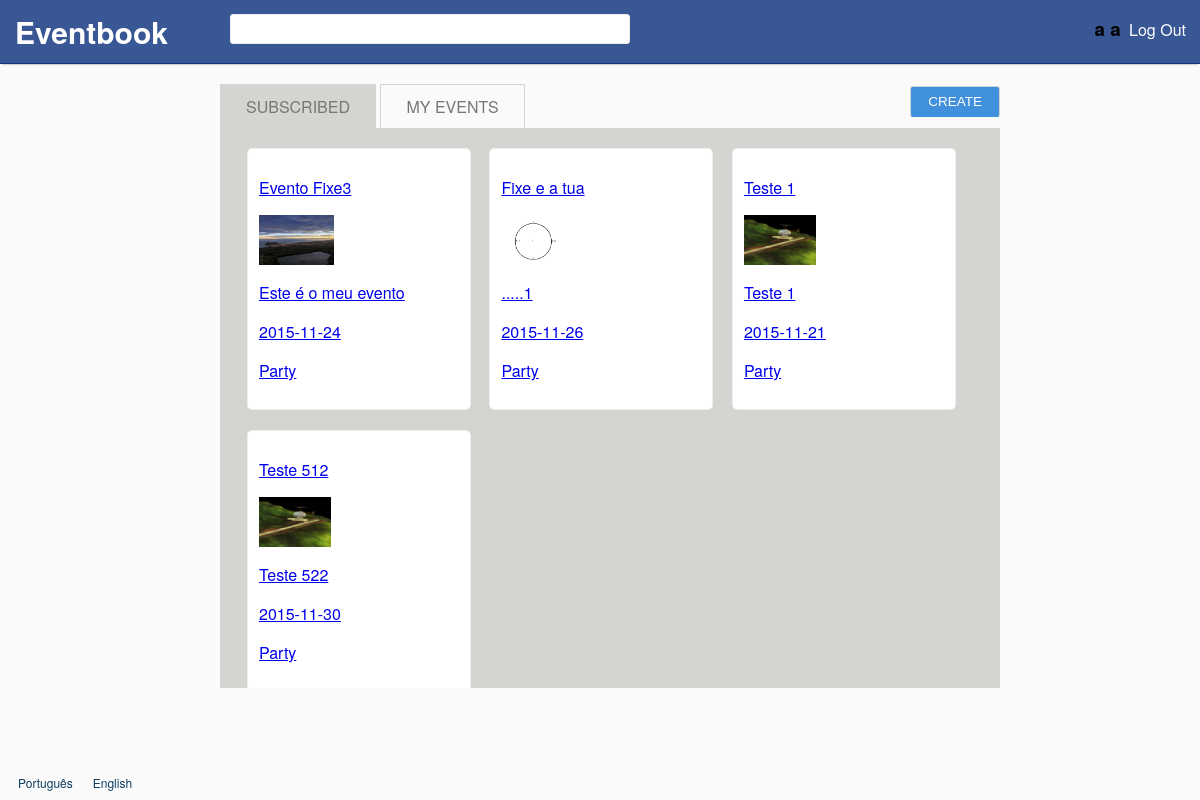
Before: / (signed in) with the older database file.
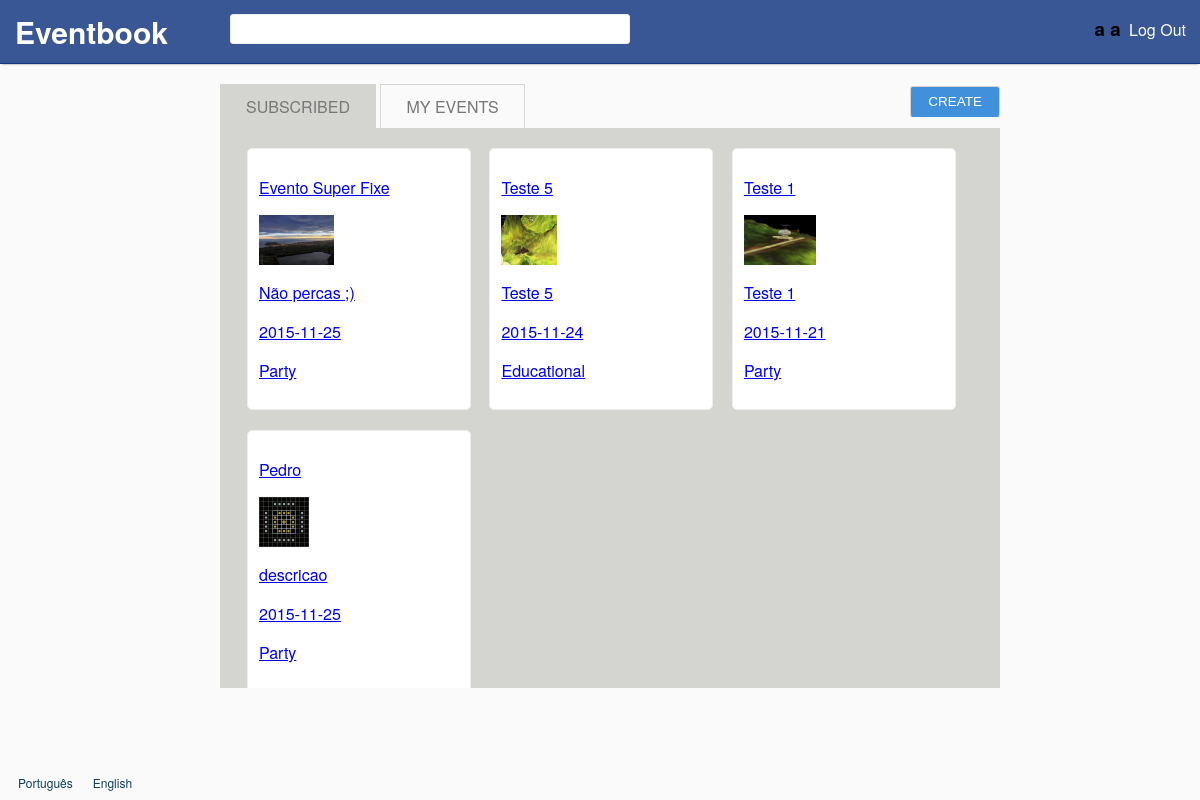
After: the same page with the newer database file.
### tables this page shows
CREATE TABLE events
(
	id INTEGER PRIMARY KEY,
	name TEXT NOT NULL,
	image TEXT NOT NULL,
	creation_date DATETIME DEFAULT(DATETIME('now')),
	date DATETIME NOT NULL,
	description TEXT NOT NULL,
	type_id INTEGER REFERENCES types(id),
	user_id INTEGER REFERENCES users(id)
, deleted BOOLEAN DEFAULT(0), public BOOLEAN DEFAULT(1));

CREATE TABLE event_types
(
	id INTEGER PRIMARY KEY,
	type TEXT UNIQUE NOT NULL
);

### core/config.php (called while the page is built)
<?php
  $_GLOBALS['web_root'] = '/trabalho/';
  $_GLOBALS['jquery'] = 'js/jquery-1.11.3.min.js';
  $_GLOBALS['allowed_image_types'] = array(IMAGETYPE_GIF,IMAGETYPE_JPEG,IMAGETYPE_PNG);
  $_GLOBALS['uploads_path'] = 'uploads/';
  $_GLOBALS['max_image_upload'] = 5000000;
?>

### languages/en.php (called while the page is built)
<?php
$lang = array();
$lang['SITE_NAME'] = 'Eventbook';
$lang['REGISTER'] = 'Register';
$lang['FIRST_NAME'] = 'First Name';
$lang['FIRST_NAME_ERROR'] = 'Invalid first name.';
$lang['LAST_NAME'] = 'Last Name';
$lang['LAST_NAME_ERROR'] = 'Invalid last name.';
$lang['EMAIL'] = 'E-mail';
$lang['EMAIL_ERROR'] = "Invalid email.";
$lang['EMAIL_IN_USE'] = "Email already in use.";
$lang['CONFIRM_EMAIL'] = 'Confirm e-mail';
$lang['PASSWORD'] = 'Password';
$lang['PASSWORD_LENGTH'] = "Passwords must have at least 8 characters.";
$lang['PASSWORD_DIFF'] = "Passwords do not match.";
$lang['CONFIRM_PASSWORD'] = 'Confirm password';
$lang['LOGIN'] = 'Log In';
$lang['UNREGISTERED_EMAIL'] = 'Unregistered or invalid email.';
$lang['INVALID_PASSWORD'] = 'Invalid password.';
$lang['LOGOUT'] = 'Log Out';
$lang['MY_EVENTS'] = 'My Events';
$lang['SUBSCRIBED'] = 'Subscribed';
$lang['CREATE'] = 'Create';
$lang['PRIVATE'] = 'Private';
$lang['PUBLIC'] = 'Public';
$lang['NAME'] = 'Name';
$lang['DESCRIPTION'] = 'Description';
$lang['DATE'] = 'Date';
$lang['IMAGE'] = 'Image';
$lang['TYPE'] = 'Type';
$lang['PARTY'] = 'Party';
$lang['BUSINESS'] = 'Business';
$lang['MEETING'] = 'Meeting';
$lang['CEREMONY'] = 'Ceremony';
$lang['EDUCATIONAL'] = 'Educational';
$lang['INVALID_NAME'] = 'Invalid name.';
$lang['INVALID_DESCRIPTION'] = 'Invalid description.';
$lang['INVALID_DATE'] = 'Invalid date.';
$lang['INVALID_IMAGE'] = 'Upload a valid image.';
$lang['IMAGE_SIZE_ERROR'] = "Image's size can not be higher than 5MB.";
$lang['IMAGE_EXT_ERROR'] = 'Invalid extension (Accepted: jpg, png, gif).';
$lang['SUBSCRIBE'] = 'Subscribe';
$lang['UNSUBSCRIBE'] = 'Unsubscribe';
$lang['DELETE_MSG'] = 'Are you sure you want to delete this event?';
$lang['DELETE'] = 'Delete';
$lang['EDIT'] = 'Edit';
$lang['LEAVE_A_COMMENT'] = 'Leave a comment';
$lang['COMMENTS'] = 'Comments';
$lang['MAKE_COMMENT'] = 'Comment';
$lang['NO_COMMENTS_YET'] = 'There are no comments yet.';
?>

### database/users.php (called while the page is built, shortened)
<?php
	include_once('connection.php');
	function getFullName($user_id)
	{
		global $db;
		$stmt = $db->prepare("SELECT (first_name || ' ' || last_name) full_name FROM users WHERE id = ?");
		$stmt->execute(array($user_id));
		$user = $stmt->fetch();
		if ($user !== false)
			return $user['full_name'];
		return null;
	}
?>

### database/events.php (called while the page is built, shortened)
<?php
	include_once('connection.php');
	function getSubscribedEvents($user_id)
	{
		global $db;
		$stmt = $db->prepare('SELECT events.id id,name,image,date,description,type FROM event_subscriptions
			LEFT JOIN events ON events.id = event_id
			LEFT JOIN event_types ON type_id = event_types.id
			WHERE event_subscriptions.user_id = ? AND deleted = 0');
		$stmt->execute(array($user_id));
		return $stmt->fetchAll();
	}
?>

### templates/main_page.php (the view, shortened to what this page needs)
<?php
include_once('core/require_session.php');
include_once('database/events.php');
function print_event($row)
{
	global $lang; ?>
	<li class="event box">
		<a href="events/<?php echo $row['id'] ?>" >
			<p><?php echo $row['name'] ?></p>
			<div class="div-event-image" style="background-image:url(<?php echo $row['image'] ?>)"></div>
			<p><?php echo $row['description'] ?></p>
			<p><?php echo $row['date'] ?></p>
			<p><?php echo $lang[$row['type']] ?></p>
		</a>
	</li>
	<?php
} ?>
<!DOCTYPE html>
<html>
<head>
	<link rel="stylesheet" href="styles.css">
</head>
<body>
	<div id="wrapper">
		<?php include('templates/header.php'); ?>
		<div id="content" class="center default-width">
			<ul class="tabs">
				<li><a href="#subscribed"><?php echo $lang['SUBSCRIBED'] ?></a></li>
				<li><a href="#mine"><?php echo $lang['MY_EVENTS'] ?></a></li>
				<li class="tab-right button"><a href="events/new"><?php echo $lang['CREATE'] ?></a></li>
			</ul>
			<div class="tabs-panel">
				<div id="subscribed">
					<ul class="events-list">
						<?php
						$events = getSubscribedEvents($_SESSION['user_id']);
						foreach ($events as $row) print_event($row);
						?>
					</ul>
				</div>
			</div>
		</div>
		<?php include('templates/footer.php'); ?>
	</div>
</body>
</html>

### index.php
<?php
	include_once('core/common.php');
	if (isSet($_SESSION['user_id']))
	{
		include('templates/main_page.php');
	}
	else
	{
		include('templates/login_page.php');
	}
?>

### templates/header.php (shortened to what this page needs)
<div id="header">
	<a id="webroot" href="<?php echo $_GLOBALS['web_root'] ?>"><h1><?php echo $lang['SITE_NAME'] ?></h1></a>
	<input id="search" type="text" autocomplete="off">
	<div id="logout">
		<?php if (isSet($_SESSION['user_id'])) { ?>
			<h3 id="user_name"> <?php echo getFullName($_SESSION['user_id']) ?></h3>
			<a href="<?php echo $_GLOBALS['web_root'] ?>logout"><?php echo $lang['LOGOUT'] ?></a>
		<?php } ?>
	</div>
</div>

### templates/footer.php
<?php
	$langs = array("pt"=>"Português","en"=>"English");
?>
<div id="footer">
	<?php
		foreach($langs as $lang => $name) {
			echo '<form action=""><input name="lang" type="hidden" value="'.$lang.'"><input id="language" type="submit" value="'.$name.'"></form>';
		}
	?>
</div>

### styles.css (style rules this page uses)
html, body { margin:0; padding:0; height:100%; background: #fafafa; font-family: 'proxima-nova','Helvetica Neue',Arial,Helvetica,sans-serif; }
#wrapper { min-height:100%; position:relative; }
#header { background:#3a5795; border-bottom: 1px solid #133783; box-shadow: 0 2px 2px -2px rgba(0, 0, 0, .52); padding:10px; min-width: 950px; }
#header * { display: inline; height: 30px; }
#header h1 { font-size: 30px; padding: 0 5px; margin-top: 30px }
#header a { border-radius: 3px; text-decoration: none; color: white; padding: 0; }
#search { position: absolute; top: 14px; left: 230px; width: 400px; height:30px; }
#logout > a { padding: 4px; }
#logout { float: right; padding-top: 5px; }
#content { padding-bottom:50px; }
#footer { width:100%; height:30px; padding-top: 20px; position:absolute; bottom:0; left:0; }
#footer form { display: inline-block; padding: 0px; }
#footer input { background:none; border:none; padding: 0; font: inherit; cursor: pointer; text-decoration: none; color: #0d3c5f; font-size: 12px; margin-left:16px; padding: 2px; }
.box { background-color: #fff; border: 1px solid #edeeee; border-radius: 5px; margin: 0; margin-bottom: 20px; padding: 11px; }
.button { color: #fff; background-color: #4090db; border-color: #4090db; border-radius: 3px; border-style: solid; border-width: 1px; cursor: pointer; padding: 1px 6px; font: 13.5px Arial; text-decoration: none; box-sizing: border-box; display: inline-block; }
input[type="text"],input[type="password"],input[type="email"], select { margin: 0; display: block; border: 1px solid #edeeee; border-radius: 3px; height: 35px; -webkit-box-sizing: border-box; -moz-box-sizing: border-box; box-sizing: border-box; padding: 10px; }
.div-event-image { width: 100%; height: 50px; background-size: contain; background-position: left; background-repeat: no-repeat; }
.event.box { width: 200px; display: inline-block; margin-left: 7px; margin-right: 7px; }
.events-list { margin:0; padding:0; margin-bottom: -20px; }
.default-width { width: 800px; }
.center { margin: 20px auto 0; }
ul.tabs { margin: 0; padding: 0px; margin-left: 20px; }
.tabs-panel { background: #d4d4d1; height: 520px; overflow:auto; padding: 20px 0 20px 20px; margin-left: 20px; }
ul.tabs li { display: inline-block; padding: 10px 15px; border-top: 1px solid #d4d4d1; border-right: 1px solid #d4d4d1; border-left: 1px solid #d4d4d1; text-decoration: none; list-style-type: none; }
ul.tabs li.active { background: #d4d4d1; }
.tabs li a { padding: 10px; text-transform: uppercase; color: #777; text-decoration: none; }
.tab-right { float:right; }
.tab-right.button > * { color: #fff; }
.tab-right.button { padding: 7px; margin-top:2px; }

Changed rows visible on the page:
no longer on this page (row edited): events: name "Evento Fixe3", image (picture), description "Este é o meu evento", date "2015-11-24", event_types.type "Party"
changed events: name "Fixe e a tua" → "Evento Super Fixe"; image: a different picture; description ".....1" → "Não percas ;)"; date "2015-11-26" → "2015-11-25"
changed events: name "Teste 512" → "Teste 5"; image: a different picture; description "Teste 522" → "Teste 5"; date "2015-11-30" → "2015-11-24"; event_types.type "Party" → "Educational"; moves up the list
now on this page (row edited): events: name "Pedro", image (picture), description "descricao", date "2015-11-25", event_types.type "Party"
